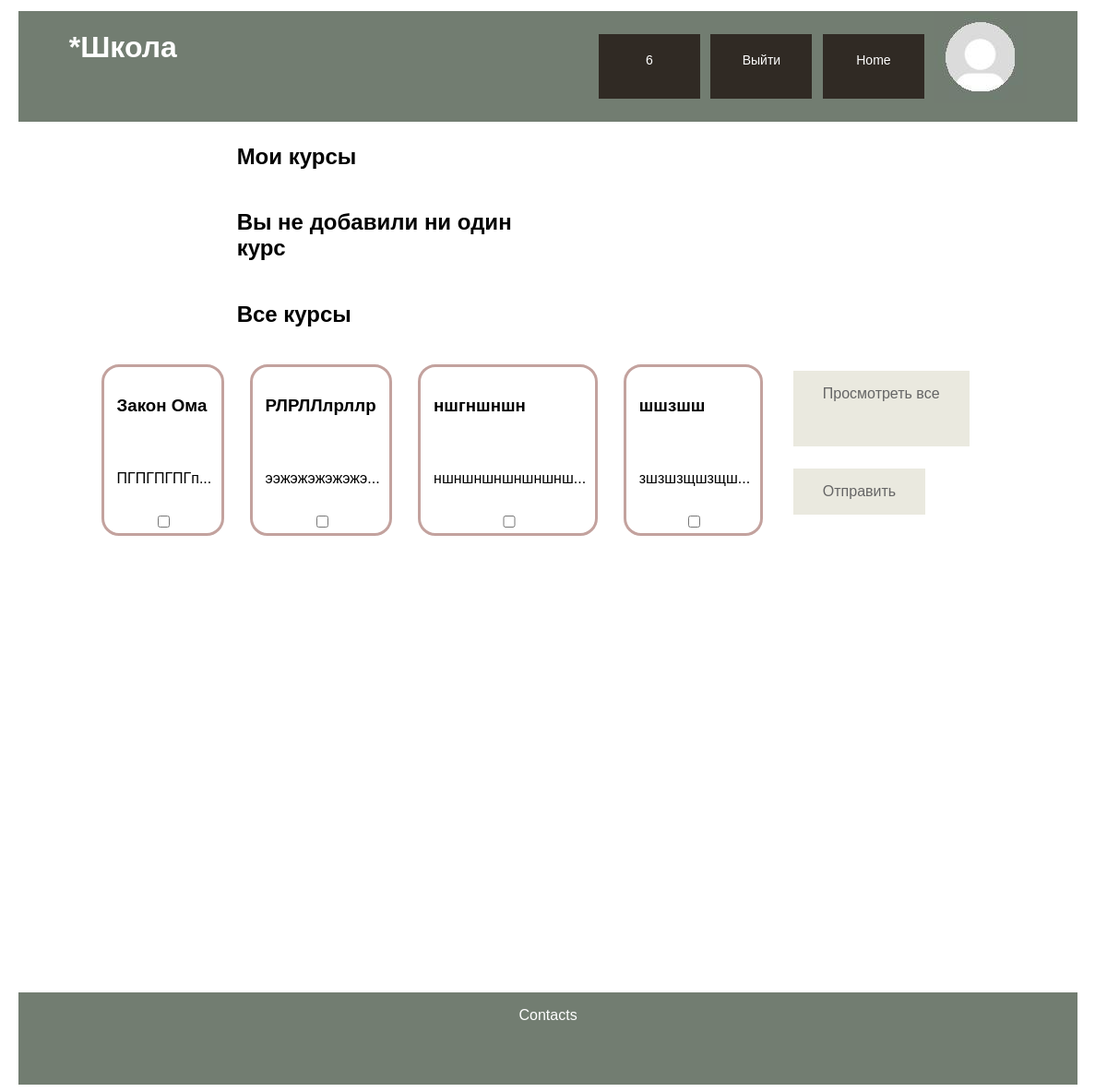
Before: /home (signed in) with the older database file.
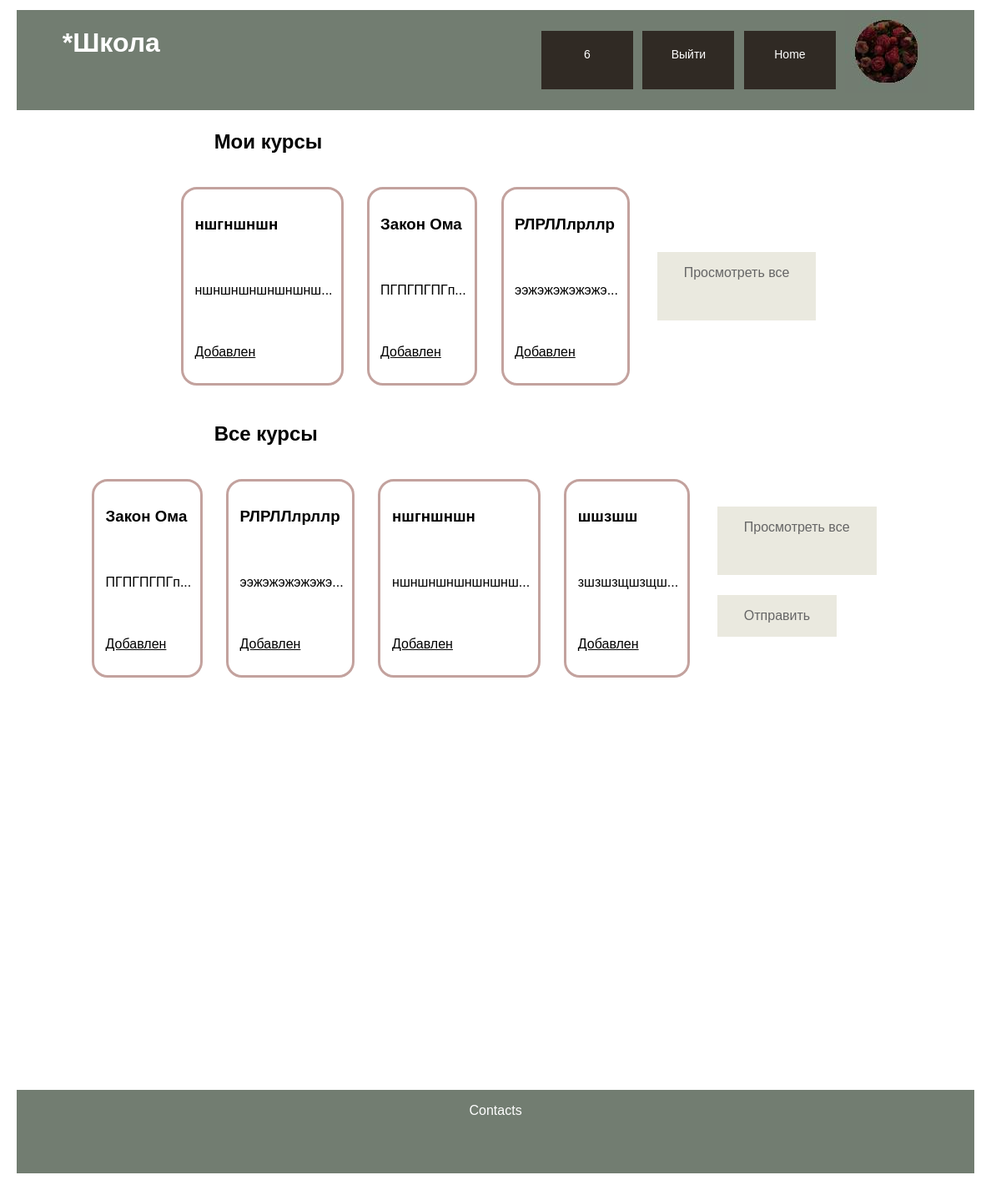
After: the same page with the newer database file.
### data/users.py (models this page shows, shortened)
class User(SqlAlchemyBase, UserMixin):
    __tablename__ = 'users'
    id = sqlalchemy.Column(sqlalchemy.Integer,
                           primary_key=True, autoincrement=True)
    name = sqlalchemy.Column(sqlalchemy.String, nullable=True)
    about = sqlalchemy.Column(sqlalchemy.String, nullable=True)
    email = sqlalchemy.Column(sqlalchemy.String,
                              index=True, unique=True, nullable=True)
    hashed_password = sqlalchemy.Column(sqlalchemy.String, nullable=True)
    created_date = sqlalchemy.Column(sqlalchemy.DateTime,
                                     default=datetime.datetime.now)
    photo = sqlalchemy.Column(sqlalchemy.String, default='default.jpg')
    user_course = orm.relationship("UserCourse", back_populates='user')

### data/courses.py (models this page shows)
class Course(SqlAlchemyBase):
    __tablename__ = 'courses'
    id = sqlalchemy.Column(sqlalchemy.Integer,
                           primary_key=True, autoincrement=True)
    title = sqlalchemy.Column(sqlalchemy.String, nullable=True)
    content = sqlalchemy.Column(sqlalchemy.String, nullable=True)
    created_date = sqlalchemy.Column(sqlalchemy.DateTime,
                                     default=datetime.datetime.now)
    user_course = orm.relationship("UserCourse", back_populates='course')

### main.py (the view, shortened to what this page needs)
@app.route('/home', methods=['GET', 'POST'])
def home():
    global userinf
    form = HomeForm()
    db_sess = db_session.create_session()
    id_newcourses = ''
    all_courses = db_sess.query(Course).all()
    if userinf != '':
        id_courses = db_sess.query(UserCourse).filter(UserCourse.user_id == userinf.id).all()
        my_courses = []
        if id_courses != []:
            for el in id_courses:
                courses = db_sess.query(Course).filter(Course.id == el.id_course).first()
                my_courses.append(courses)
            id_newcourses = []
            for el in my_courses:
                id_newcourses.append(el.id)
        else:
            my_courses = '1'
    else:
        my_courses = ''
    for el in all_courses:
        print(str(el.id) in id_newcourses)
    print(id_newcourses)
    return render_template('home.html', course=all_courses, my_courses=my_courses, len=len(my_courses), form=form, checked=id_newcourses, userinf=userinf)

### forms/home.py
class HomeForm(FlaskForm):
    submit = SubmitField('Отправить')

### data/db_session.py (called while the page is built)
def create_session() -> Session:
    global __factory
    return __factory()

### main.py (called while the page is built)
@login_manager.user_loader
def load_user(user_id):
    db_sess = db_session.create_session()
    return db_sess.query(User).get(user_id)

### templates/home.html (shortened to what this page needs)
{% extends "base.html" %}
{% block content %}
{% if my_courses != '' %}
<h2 class="usernames">Мои курсы</h2><br>
    {% if my_courses != '1' %}
    <div class="otstup">
        <div class="courses">
            {% for i in range(len) %}
            {% if i < 3 %}
                <div class="onecourse">
                    <h3 class="text-course"><a  class='card-a' href="/">{{ my_courses[i].title }}</a></h3>
                        <p class="text-course"><a  class='card-a' href="/">{{ my_courses[i].content[:30] }}...</a></p>
                    <p class="text-course"><u>Добавлен</u></p>
                </div>
            {% endif %}
        {% endfor %}
        <a class="button1" href="/home/my-courses">Просмотреть все</a>
        </div>
    </div>
    {% else %}
    <h2 class="usernames">Вы не добавили ни один курс</h2><br>
    {% endif %}
{% endif %}
<h2 class="usernames">Все курсы</h2><br>
<div class="otstup">
<form action="" method="post">
<div class="courses">
    {% for i in range(4) %}
        <div class="onecourse">
            <h3 class="text-course"><a  class='card-a' href="/">{{ course[i].title }}</a></h3>
                <p class="text-course"><a  class='card-a' href="/">{{ course[i].content[:30] }}...</a></p>
                {% if userinf != '' %}
                    {% if checked != '' %}
                        {% if course[i].id in checked %}
                                <p class="text-course"><u>Добавлен</u></p>
                        {% else %}
                            <input type="checkbox" name="check_box" value="{{ course[i].id }}">
                        {% endif %}
                    {% else %}
                         <input type="checkbox" name="check_box" value="{{ course[i].id }}">
                    {% endif %}
                {% endif %}
        </div>
    {% endfor %}
    <div class="home-buttons">
    <a class="button1" href="/home/all-courses">Просмотреть все</a>
        {% if userinf != '' %}
            <p>{{ form.submit(type="submit", class="button1") }}</p>
        {% endif %}
    </div>
    </div>
    </form>
</div>
{% endblock %}

### templates/base.html (shortened to what this page needs)
<!DOCTYPE html>
<html lang="en">
<head>
        <link rel="stylesheet" href="../../../static/styles.css">
</head>
<body>
    <div class="head">
        <h1 class="name">*Школа</h1>
        {% if current_user.is_authenticated %}
            <a class="button" href="/home/personal-class/<{{ current_user.email }}>">{{ current_user.name }}</a>
            <a class="button" href="/logout">Выйти</a>
            <a href="/home" class="button">Home</a>
            <img class="avatar" src="../../../static/avatars/{{ current_user.photo }}" alt="no">
    {% else %}
            <a href="/login" class="button">Log In</a>
            <a href="/login/registration" class="button">Register</a>
            <a href="/home" class="button">Home</a>
    {% endif %}
        </div>
</body>
<main role="main" class="container">
    {% block content %}{% endblock %}
</main>
<footer>
    <div class="footer">
            <p>
                Contacts
            </p>
    </div>
</footer>
</html>

Changed rows visible on the page:
changed User: photo: picture added in place of a placeholder
Other visible differences:
new list line: "ншгншншн ншншншншншншнш"
new list line: "... Добавлен"
new list line: "Закон Ома ПГПГПГПГп"
new list line: "РЛРЛЛлрллр ээжэжэжэжэжэ"
text no longer shown: "Вы не добавили ни один курс"
text now shown: "Просмотреть все"
new list line: "Добавлен"
